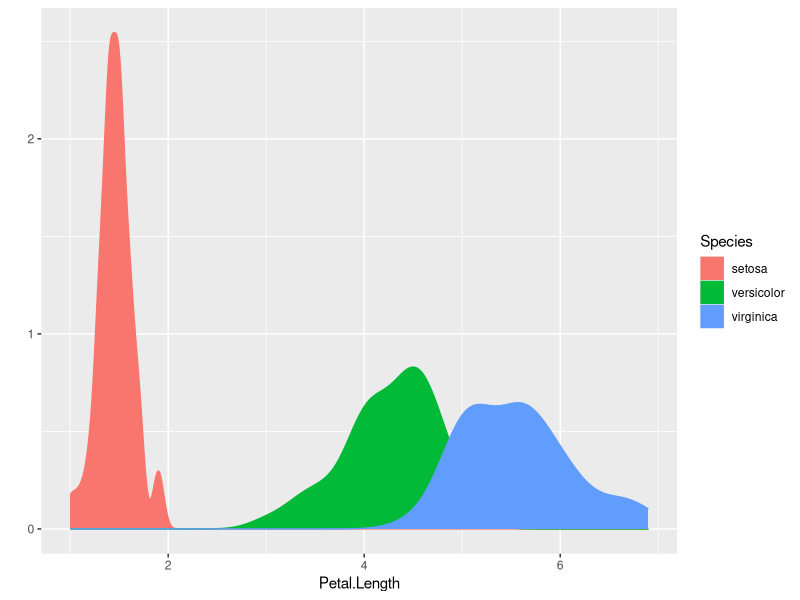

Recreate this plot in R.
# CLUSTERING IRIS.R
#
#
# Version:
#
# Date:
# Author:
#
#TOC> ==========================================================================
#TOC>
#TOC>   Section  Title                                            Line
#TOC> --------------------------------------------------------------------------
#TOC>   1        Packages
#TOC>   2        Dataset exploration
#TOC>   3        Clustering
#TOC>   4        Multidimensional clustering
#TOC> ==========================================================================

# ====    1  Packages  =========================================================

if (!require(ggplot2, quietly = TRUE)) {
  install.packages("ggplot2")
  library(ggplot2)
}

# ====    2 Dataset exploration  ===============================================

my_data <- iris

# Let's explore the dataset
str(my_data)

summary(my_data$Petal.Length)

# Let's explore the distribution of petal length across the different species

qplot(
  Petal.Length,
  data = my_data,
  geom = 'density',
  color = Species,
  fill = Species
)

# ====    3 Clustering  ========================================================

# Can we exctract the different species into clusters using petal lenght?



# Let's see how the original species have been assigned into clusters



# Let's plot sepal lenght per cluster



# ====    4 Multidimensional clustering  =======================================

# Can we exctract the different species into clusters using 2 attributes?



# Let's plot sepal lenght and petal width per cluster

